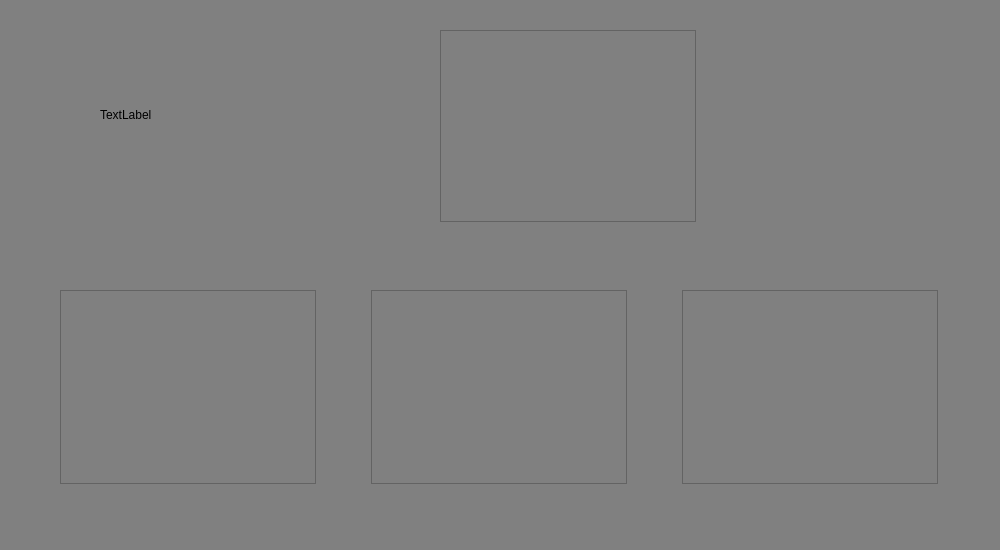
<?xml version="1.0" encoding="UTF-8"?>
<ui version="4.0">
 <class>West3</class>
 <widget class="QWidget" name="West3">
  <property name="geometry">
   <rect>
    <x>0</x>
    <y>0</y>
    <width>1000</width>
    <height>550</height>
   </rect>
  </property>
  <property name="windowTitle">
   <string>Form</string>
  </property>
  <property name="styleSheet">
   <string notr="true">QWidget {
     background-color:rgb(128, 128, 128);
}</string>
  </property>
  <widget class="QTableView" name="tableView">
   <property name="geometry">
    <rect>
     <x>440</x>
     <y>30</y>
     <width>256</width>
     <height>192</height>
    </rect>
   </property>
  </widget>
  <widget class="QLabel" name="img3">
   <property name="geometry">
    <rect>
     <x>100</x>
     <y>40</y>
     <width>190</width>
     <height>150</height>
    </rect>
   </property>
   <property name="text">
    <string>TextLabel</string>
   </property>
  </widget>
  <widget class="QWidget" name="layoutWidget">
   <property name="geometry">
    <rect>
     <x>60</x>
     <y>290</y>
     <width>878</width>
     <height>194</height>
    </rect>
   </property>
   <layout class="QHBoxLayout" name="horizontalLayout">
    <item>
     <widget class="QTableView" name="tableView_2"/>
    </item>
    <item>
     <spacer name="horizontalSpacer">
      <property name="orientation">
       <enum>Qt::Horizontal</enum>
      </property>
      <property name="sizeHint" stdset="0">
       <size>
        <width>40</width>
        <height>20</height>
       </size>
      </property>
     </spacer>
    </item>
    <item>
     <widget class="QTableView" name="tableView_3"/>
    </item>
    <item>
     <spacer name="horizontalSpacer_2">
      <property name="orientation">
       <enum>Qt::Horizontal</enum>
      </property>
      <property name="sizeHint" stdset="0">
       <size>
        <width>40</width>
        <height>20</height>
       </size>
      </property>
     </spacer>
    </item>
    <item>
     <widget class="QTableView" name="tableView_4"/>
    </item>
   </layout>
  </widget>
 </widget>
 <resources/>
 <connections/>
</ui>
